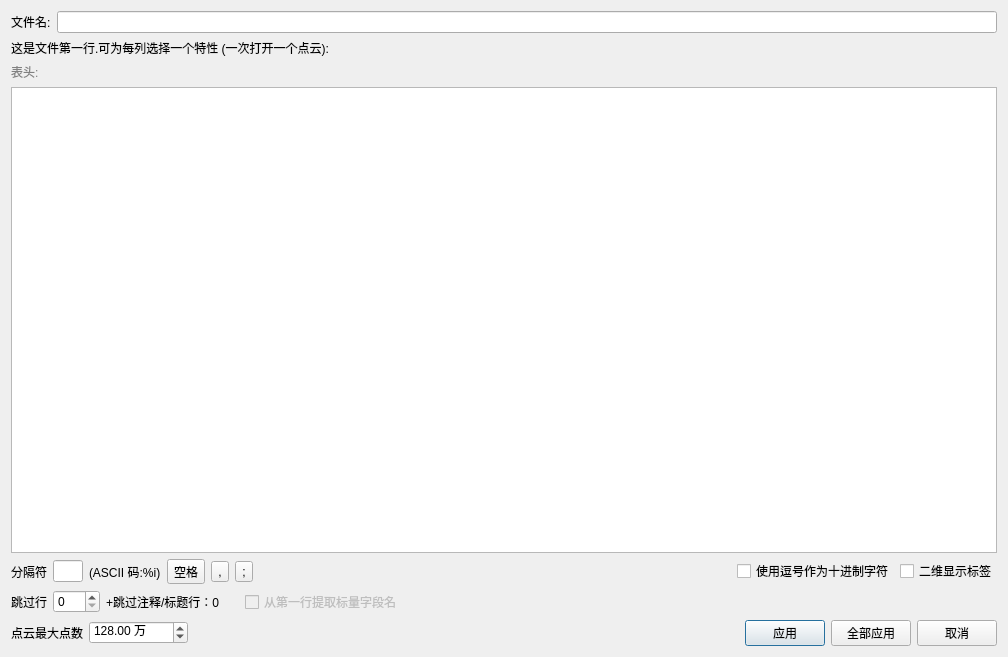
<?xml version="1.0" encoding="UTF-8"?>
<ui version="4.0">
 <class>AsciiOpenDialog</class>
 <widget class="QDialog" name="AsciiOpenDialog">
  <property name="geometry">
   <rect>
    <x>0</x>
    <y>0</y>
    <width>1008</width>
    <height>657</height>
   </rect>
  </property>
  <property name="sizePolicy">
   <sizepolicy hsizetype="Preferred" vsizetype="Fixed">
    <horstretch>0</horstretch>
    <verstretch>0</verstretch>
   </sizepolicy>
  </property>
  <property name="windowTitle">
   <string>打开AscII文件</string>
  </property>
  <layout class="QVBoxLayout" name="verticalLayout">
   <item>
    <layout class="QHBoxLayout" name="horizontalLayout_2">
     <item>
      <widget class="QLabel" name="label_3">
       <property name="text">
        <string>文件名:</string>
       </property>
      </widget>
     </item>
     <item>
      <widget class="QLineEdit" name="lineEditFileName">
       <property name="sizePolicy">
        <sizepolicy hsizetype="Expanding" vsizetype="Fixed">
         <horstretch>0</horstretch>
         <verstretch>0</verstretch>
        </sizepolicy>
       </property>
       <property name="readOnly">
        <bool>true</bool>
       </property>
      </widget>
     </item>
    </layout>
   </item>
   <item>
    <widget class="QLabel" name="label">
     <property name="text">
      <string>这是文件第一行.可为每列选择一个特性 (一次打开一个点云):</string>
     </property>
    </widget>
   </item>
   <item>
    <widget class="QLabel" name="headerLabel">
     <property name="styleSheet">
      <string notr="true">color: grey;</string>
     </property>
     <property name="text">
      <string>表头:</string>
     </property>
    </widget>
   </item>
   <item>
    <widget class="QScrollArea" name="scrollArea">
     <property name="frameShape">
      <enum>QFrame::NoFrame</enum>
     </property>
     <property name="widgetResizable">
      <bool>true</bool>
     </property>
     <widget class="QWidget" name="scrollAreaWidgetContents">
      <property name="geometry">
       <rect>
        <x>0</x>
        <y>0</y>
        <width>990</width>
        <height>488</height>
       </rect>
      </property>
      <layout class="QVBoxLayout" name="verticalLayout_2">
       <property name="leftMargin">
        <number>0</number>
       </property>
       <property name="topMargin">
        <number>0</number>
       </property>
       <property name="rightMargin">
        <number>0</number>
       </property>
       <property name="bottomMargin">
        <number>0</number>
       </property>
       <item>
        <widget class="QTableWidget" name="tableWidget">
         <property name="editTriggers">
          <set>QAbstractItemView::NoEditTriggers</set>
         </property>
         <property name="alternatingRowColors">
          <bool>true</bool>
         </property>
         <property name="selectionMode">
          <enum>QAbstractItemView::NoSelection</enum>
         </property>
         <property name="cornerButtonEnabled">
          <bool>false</bool>
         </property>
         <attribute name="verticalHeaderVisible">
          <bool>false</bool>
         </attribute>
        </widget>
       </item>
      </layout>
     </widget>
    </widget>
   </item>
   <item>
    <layout class="QHBoxLayout" name="horizontalLayout">
     <item>
      <widget class="QLabel" name="label_2">
       <property name="text">
        <string>分隔符</string>
       </property>
      </widget>
     </item>
     <item>
      <widget class="QLineEdit" name="lineEditSeparator">
       <property name="sizePolicy">
        <sizepolicy hsizetype="Preferred" vsizetype="Fixed">
         <horstretch>0</horstretch>
         <verstretch>0</verstretch>
        </sizepolicy>
       </property>
       <property name="maximumSize">
        <size>
         <width>30</width>
         <height>16777215</height>
        </size>
       </property>
       <property name="maxLength">
        <number>1</number>
       </property>
      </widget>
     </item>
     <item>
      <widget class="QLabel" name="asciiCodeLabel">
       <property name="text">
        <string>(ASCII 码:%i)</string>
       </property>
      </widget>
     </item>
     <item>
      <layout class="QHBoxLayout">
       <item>
        <widget class="QToolButton" name="toolButtonShortcutSpace">
         <property name="toolTip">
          <string>space</string>
         </property>
         <property name="text">
          <string>空格</string>
         </property>
        </widget>
       </item>
       <item>
        <widget class="QToolButton" name="toolButtonShortcutComma">
         <property name="toolTip">
          <string>comma</string>
         </property>
         <property name="text">
          <string notr="true">,</string>
         </property>
        </widget>
       </item>
       <item>
        <widget class="QToolButton" name="toolButtonShortcutSemicolon">
         <property name="toolTip">
          <string>semicolon</string>
         </property>
         <property name="text">
          <string notr="true">;</string>
         </property>
        </widget>
       </item>
       <item>
        <spacer name="horizontalSpacer_2">
         <property name="orientation">
          <enum>Qt::Horizontal</enum>
         </property>
         <property name="sizeHint" stdset="0">
          <size>
           <width>40</width>
           <height>20</height>
          </size>
         </property>
        </spacer>
       </item>
       <item>
        <widget class="QCheckBox" name="commaDecimalCheckBox">
         <property name="text">
          <string>使用逗号作为十进制字符</string>
         </property>
        </widget>
       </item>
       <item>
        <widget class="QCheckBox" name="show2DLabelsCheckBox">
         <property name="toolTip">
          <string>Show labels in 2D (not recommended over 50).
Otherwise labels are shown in 3D.</string>
         </property>
         <property name="text">
          <string>二维显示标签</string>
         </property>
        </widget>
       </item>
      </layout>
     </item>
    </layout>
   </item>
   <item>
    <layout class="QHBoxLayout" name="horizontalLayout_3">
     <item>
      <widget class="QLabel" name="label_4">
       <property name="text">
        <string>跳过行</string>
       </property>
      </widget>
     </item>
     <item>
      <widget class="QSpinBox" name="spinBoxSkipLines">
       <property name="maximum">
        <number>999</number>
       </property>
      </widget>
     </item>
     <item>
      <widget class="QLabel" name="commentLinesSkippedLabel">
       <property name="text">
        <string>+跳过注释/标题行：0</string>
       </property>
      </widget>
     </item>
     <item>
      <spacer name="horizontalSpacer_3">
       <property name="orientation">
        <enum>Qt::Horizontal</enum>
       </property>
       <property name="sizeType">
        <enum>QSizePolicy::Fixed</enum>
       </property>
       <property name="sizeHint" stdset="0">
        <size>
         <width>20</width>
         <height>20</height>
        </size>
       </property>
      </spacer>
     </item>
     <item>
      <widget class="QCheckBox" name="extractSFNamesFrom1stLineCheckBox">
       <property name="enabled">
        <bool>false</bool>
       </property>
       <property name="text">
        <string>从第一行提取标量字段名</string>
       </property>
      </widget>
     </item>
     <item>
      <spacer name="horizontalSpacer_4">
       <property name="orientation">
        <enum>Qt::Horizontal</enum>
       </property>
       <property name="sizeHint" stdset="0">
        <size>
         <width>40</width>
         <height>20</height>
        </size>
       </property>
      </spacer>
     </item>
    </layout>
   </item>
   <item>
    <widget class="QWidget" name="buttonWidget" native="true">
     <layout class="QHBoxLayout" name="horizontalLayout_5">
      <property name="leftMargin">
       <number>0</number>
      </property>
      <property name="topMargin">
       <number>0</number>
      </property>
      <property name="rightMargin">
       <number>0</number>
      </property>
      <property name="bottomMargin">
       <number>0</number>
      </property>
      <item>
       <widget class="QLabel" name="label_5">
        <property name="text">
         <string>点云最大点数</string>
        </property>
       </widget>
      </item>
      <item>
       <widget class="QDoubleSpinBox" name="maxCloudSizeDoubleSpinBox">
        <property name="suffix">
         <string> 万</string>
        </property>
        <property name="decimals">
         <number>2</number>
        </property>
        <property name="minimum">
         <double>0.010000000000000</double>
        </property>
        <property name="maximum">
         <double>1000000.000000000000000</double>
        </property>
        <property name="value">
         <double>128.000000000000000</double>
        </property>
       </widget>
      </item>
      <item>
       <spacer name="horizontalSpacer_5">
        <property name="orientation">
         <enum>Qt::Horizontal</enum>
        </property>
        <property name="sizeHint" stdset="0">
         <size>
          <width>157</width>
          <height>20</height>
         </size>
        </property>
       </spacer>
      </item>
      <item>
       <widget class="QPushButton" name="applyButton">
        <property name="text">
         <string>应用</string>
        </property>
       </widget>
      </item>
      <item>
       <widget class="QPushButton" name="applyAllButton">
        <property name="text">
         <string>全部应用</string>
        </property>
       </widget>
      </item>
      <item>
       <widget class="QPushButton" name="cancelButton">
        <property name="text">
         <string>取消</string>
        </property>
       </widget>
      </item>
     </layout>
    </widget>
   </item>
  </layout>
 </widget>
 <resources/>
 <connections/>
</ui>
